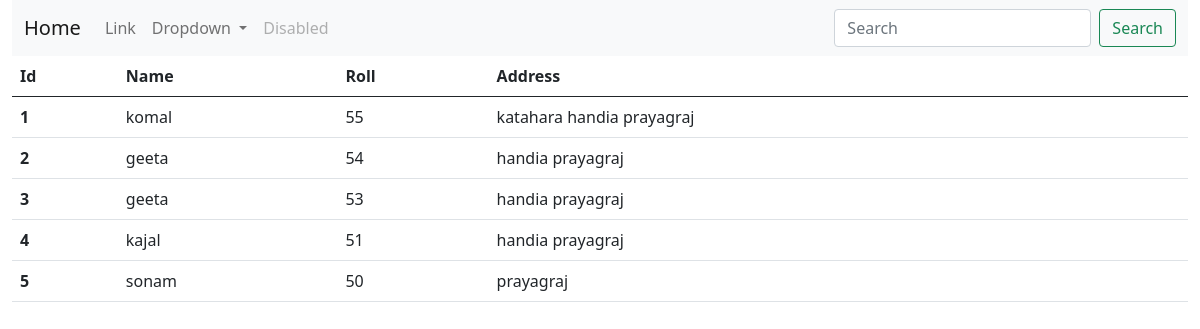
The page / on the database its author committed.
### en/models.py (models this page shows)
class User(models.Model):
    name = models.CharField(max_length=100)
    roll=models.IntegerField()
    address = models.CharField(max_length=100)

### en/views.py (the view)
# urls.py: 2. Add a URL to urlpatterns:  path('', views.home, name='home')
def home(request):
        if 'q' in request.GET:
            q=request.GET['q']
            multiple_q=Q(Q(name__icontains=q) |Q(address__icontains=q))
            data=User.objects.filter(multiple_q)
        else:
          data=User.objects.all()
        context={
            'data':data
        }
        return render(request,"en/home.html",context)

### en/templates/en/home.html (shortened to what this page needs)
<!doctype html>
<html lang="en">
  <head>
    <link href="https://cdn.jsdelivr.net/npm/bootstrap@5.0.2/dist/css/bootstrap.min.css" rel="stylesheet">
  </head>
  <body>
    <div class="container-fluid">
        <nav class="navbar navbar-expand-lg navbar-light bg-light">
            <div class="container-fluid">
              <a class="navbar-brand" href="{% url 'home' %}">Home</a>
              <div class="collapse navbar-collapse" id="navbarSupportedContent">
                <ul class="navbar-nav me-auto mb-2 mb-lg-0">
                  <li class="nav-item">
                    <a class="nav-link" href="#">Link</a>
                  </li>
                  <li class="nav-item dropdown">
                    <a class="nav-link dropdown-toggle" href="#" id="navbarDropdown" role="button" data-bs-toggle="dropdown" aria-expanded="false">
                      Dropdown
                    </a>
                  </li>
                  <li class="nav-item">
                    <a class="nav-link disabled" href="#" tabindex="-1" aria-disabled="true">Disabled</a>
                  </li>
                </ul>
                <form class="d-flex">
                  <input class="form-control me-2" type="search" name="q" placeholder="Search" aria-label="Search">
                  <button class="btn btn-outline-success" type="submit">Search</button>
                </form>
              </div>
            </div>
          </nav>
      <div class="row">
        <div class="col">
            <table class="table">
                <thead>
                  <tr>
                    <th scope="col">Id</th>
                    <th scope="col">Name</th>
                    <th scope="col">Roll</th>
                    <th scope="col">Address</th>
                  </tr>
                </thead>
                <tbody>
                    {% for data in data %}
                  <tr>
                    <form action="" method="POST">
                    <th scope="row">{{data.id}}</th>
                    <td>{{data.name}}</td>
                    <td>{{data.roll}}</td>
                    <td>{{data.address}}</td>
                </form>
                  </tr>
                  {% endfor %}
                </tbody>
              </table>
        </div>
      </div>
    </div>
  </body>
</html>

### rows shown on the page
User: id "1", name "komal", roll "55", address "katahara handia prayagraj"
User: id "2", name "geeta", roll "54", address "handia prayagraj"
User: id "3", name "geeta", roll "53", address "handia prayagraj"
User: id "4", name "kajal", roll "51", address "handia prayagraj"
User: id "5", name "sonam", roll "50", address "prayagraj"
